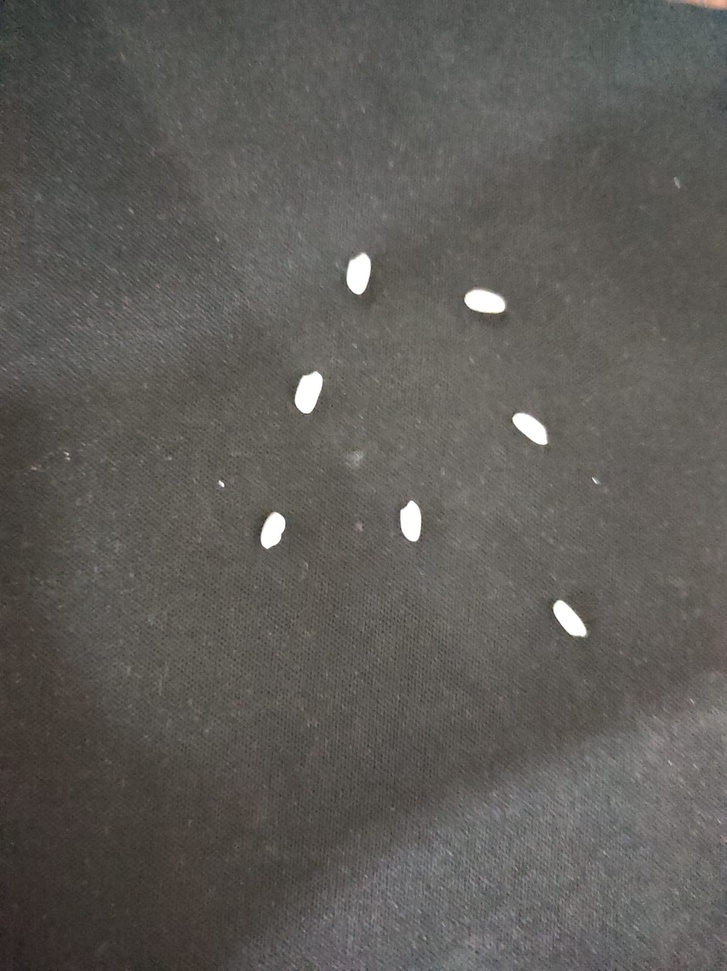
#> input picture Odev3- pirinç sayma/pirincfotosu.jpg, 727 x 971 px, shrunk from 1197 x 1600 before the run
$ python counting_manuel.py
#> lines starting #> are read from the running program, lines starting #| are printed output that depends on the picture; after the words box and inside, x2 and y2 are one past the last pixel; in counts of white or black regions, pixels touching at a corner belong together
import cv2
import numpy as np

def count_rice(image):
    rice_count = 0

    gray = cv2.cvtColor(image, cv2.COLOR_BGR2GRAY)

    _, thresh = cv2.threshold(gray, 200, 255, cv2.THRESH_BINARY)

    contours, _ = cv2.findContours(thresh, cv2.RETR_EXTERNAL, cv2.CHAIN_APPROX_SIMPLE)

    for contour in contours:
        area = cv2.contourArea(contour)

        if area > 100:
            rice_count += 1

    return rice_count

file_path = 'pirincfotosu.jpg'

def apply_threshold(file_path, threshold):
#> called with file_path = 'pirincfotosu.jpg', threshold = 200
    image = cv2.imread(file_path)
#> image is the input picture: shape (971, 727, 3); mean B, G, R 87.8, 91.9, 94.1

    #eşikleme ile daha net bir görüntüde saymak kolay oldu
    _, thresholded_image = cv2.threshold(image, threshold, 255, cv2.THRESH_BINARY)
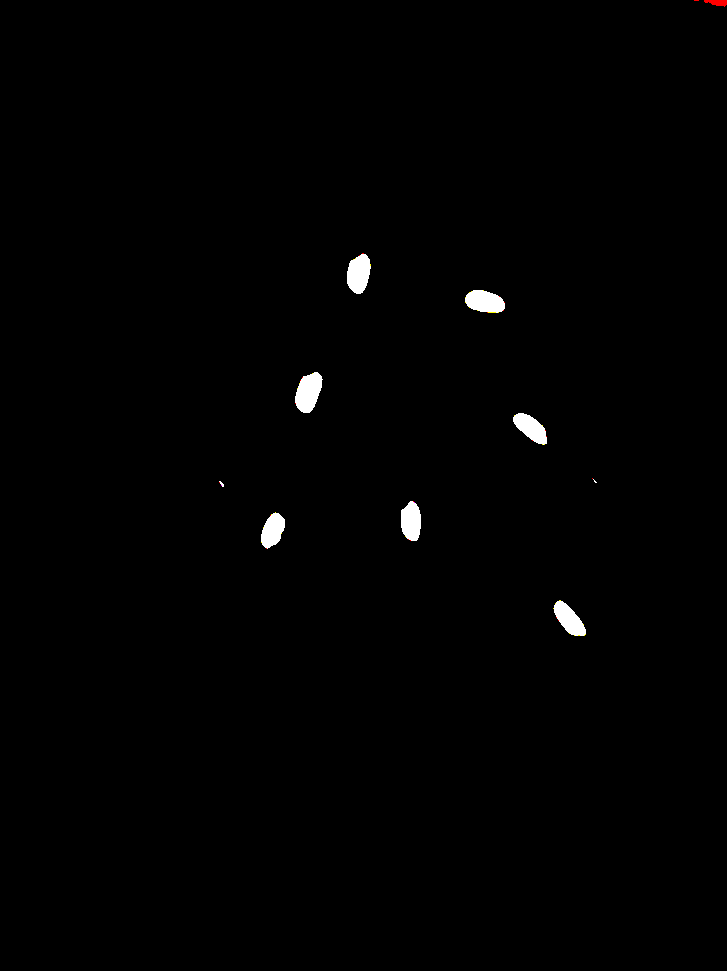
#> thresholded_image: shape (971, 727, 3); mean B, G, R 1.7, 1.7, 1.8

    return thresholded_image

threshold_value = 200

thresholded_image = apply_threshold(file_path, threshold_value)

total_rice_count = count_rice(thresholded_image)
#> in count_rice, `_, thresh = cv2.threshold(gray, 200, 255, cv2.THRESH_BINARY)`: thresh: shape (971, 727); 0.67% white; 9 white regions (2 under 20 px)
#> in count_rice, `contours, _ = cv2.findContours(thresh, cv2.RETR_EXTERNAL, cv2.CHAIN_AP..`: contours = 9 contours, 2 with area under 20; largest, box (x1, y1, x2, y2) and area: (295, 372, 323, 413) 742, (347, 254, 371, 294) 675, (465, 290, 505, 313) 659, (553, 600, 586, 636) 604, (401, 501, 421, 541) 594, (513, 413, 547, 445) 584, (261, 512, 285, 549) 554
#> the loop in count_rice, `for contour in contours:` made 9 passes
#> area on passes 1, 2, 3, 6, 7, 8, 9: 603.5, 554.5, 593.5, 584.5, 742.5, 659, 675
#> after the loop in count_rice, `for contour in contours:`: rice_count = 7
#> total_rice_count = 7

#ekranda da sayıyı veriyor
cv2.putText(thresholded_image, f'Rice Count: {total_rice_count}', (10, 30), cv2.FONT_HERSHEY_SIMPLEX, 1, (0, 255, 0), 2)
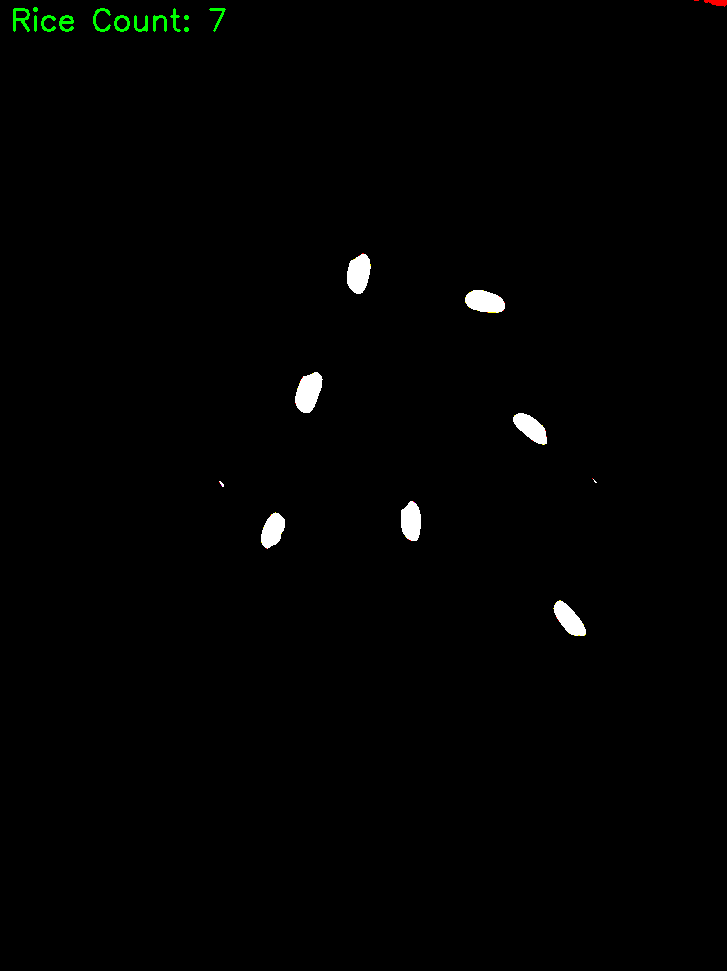
#> thresholded_image: shape (971, 727, 3); 0.18% of pixels changed, all inside (x1, y1, x2, y2) = (13, 7, 226, 32)

cv2.imshow('Thresholded Image', thresholded_image)
cv2.imwrite("yedek.jpg", thresholded_image)
cv2.waitKey(0)
cv2.destroyAllWindows()

print(total_rice_count)            #konsolda da yazdırıyor
#| 7

$ run again, with Odev3- pirinç sayma/9.jpg copied over Odev3- pirinç sayma/pirincfotosu.jpg
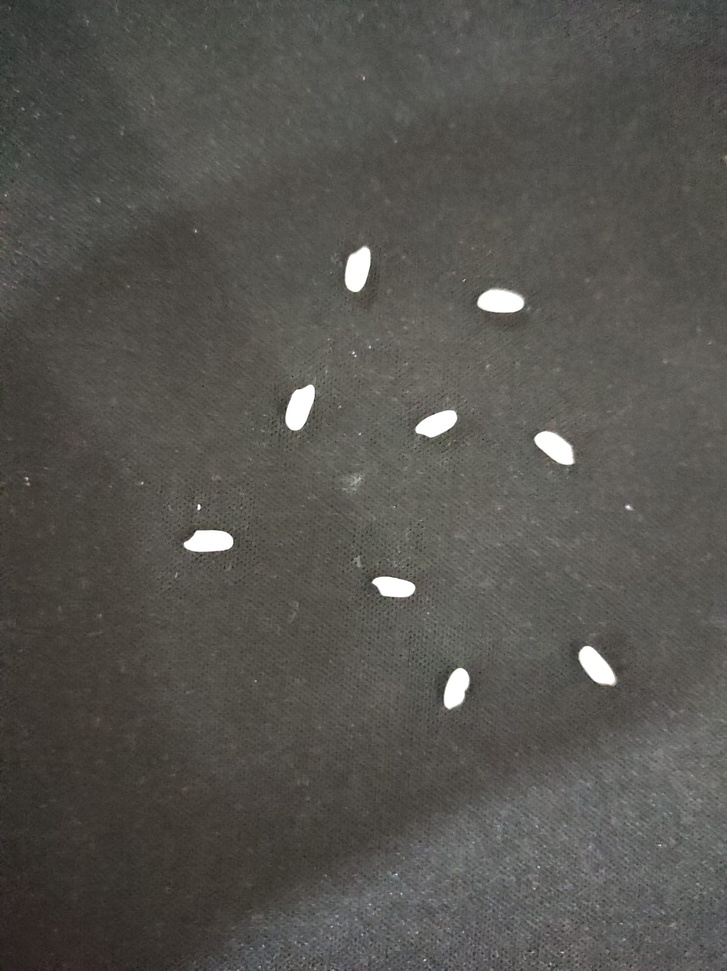
#> input picture Odev3- pirinç sayma/9.jpg, 727 x 971 px, shrunk from 1197 x 1600 before the run
#> in apply_threshold, image is the input picture: shape (971, 727, 3); mean B, G, R 79.6, 84.4, 86.1
#> in apply_threshold, `_, thresholded_image = cv2.threshold(image, threshold, 255, cv2.THRESH..`:
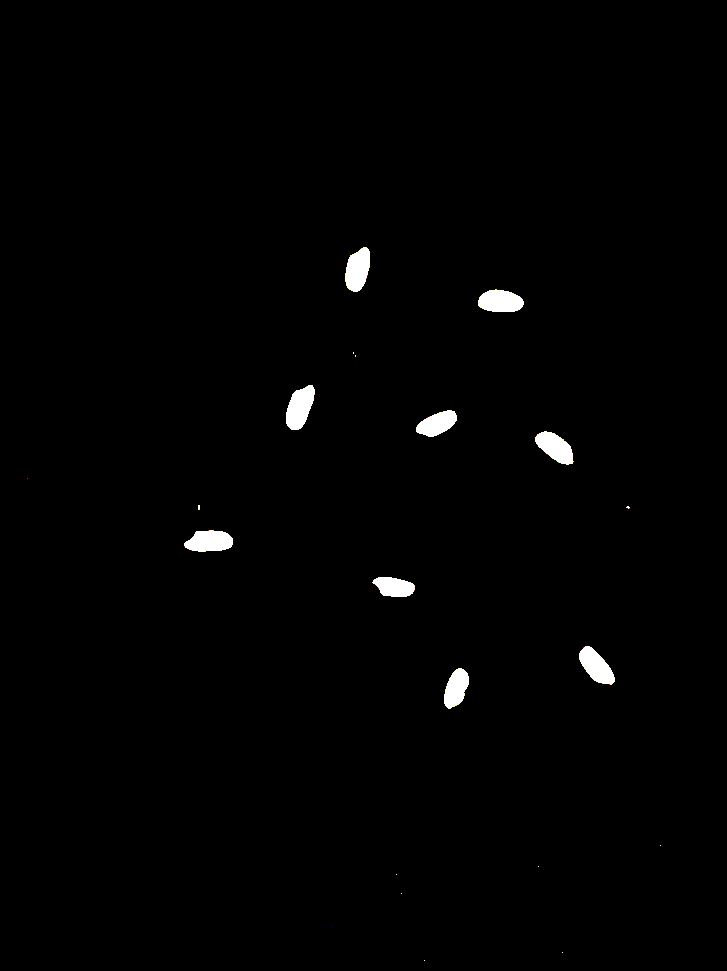
#> thresholded_image: shape (971, 727, 3); mean B, G, R 2.5, 2.5, 2.5
#> thresh: shape (971, 727); 1% white; 19 white regions (10 under 20 px)
#> contours = 19 contours, 10 with area under 20; largest, box (x1, y1, x2, y2) and area: (286, 385, 315, 430) 822, (345, 247, 370, 292) 778, (478, 289, 524, 312) 774, (184, 530, 233, 552) 771, (579, 646, 615, 685) 761
#> the loop in count_rice, `for contour in contours:` made 19 passes
#> area on passes 7, 8, 9, 10, 13, 14, 15, 18: 652.5, 761, 590, 771, 745.5, 660.5, 822.5, 774
#> after the loop in count_rice, `for contour in contours:`: rice_count = 9
#> `cv2.putText(thresholded_image, f'Rice Count: {total_rice_count}', (10,..`:
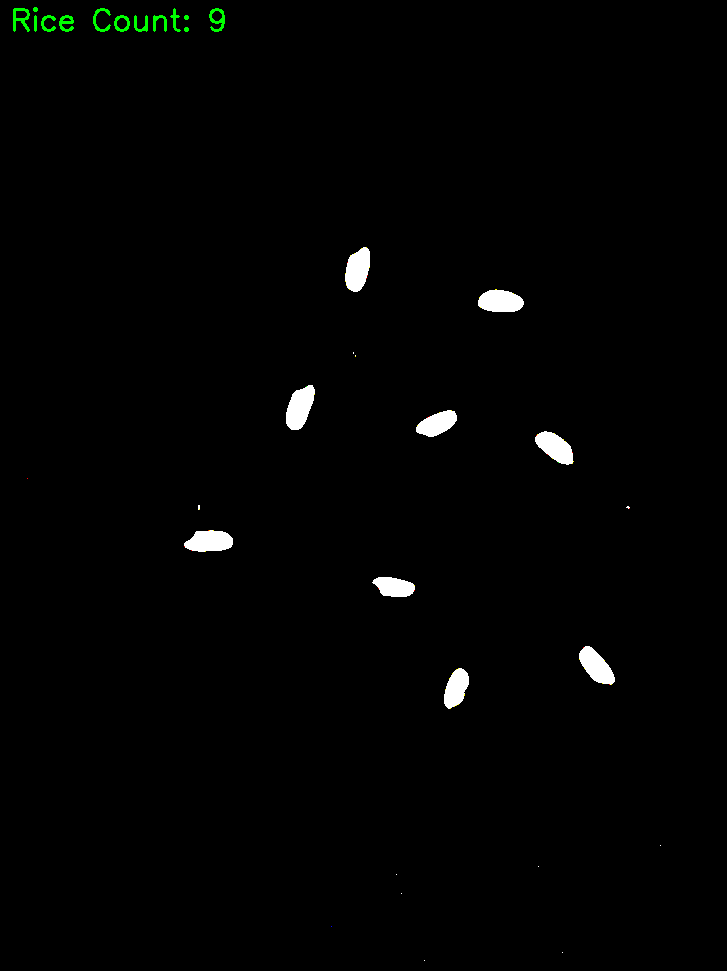
#> thresholded_image: shape (971, 727, 3); 0.19% of pixels changed, all inside (x1, y1, x2, y2) = (13, 7, 225, 32)
#| 9
